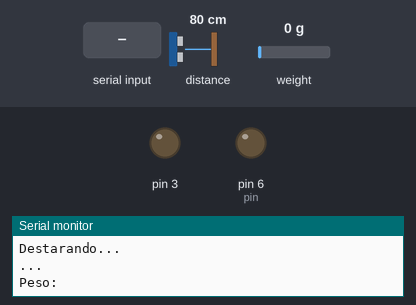
Recording of a sketch running on a simulated Arduino Uno, built with avr-gcc and run on an emulated ATmega328P. On the bench: output pins drawn as LEDs (lit = HIGH), the last lines printed to the serial monitor. The test bench sets the inputs (shaded band); at power-on: distance to the obstacle 80 cm, weight on the scale 0 g.

Above: at 3.3 s.
3.4 s: "90,45\n" received over Serial
8.9 s: distance to the obstacle set to 69 cm
15.3 s: distance to the obstacle set to 60 cm
At 16.12 s:
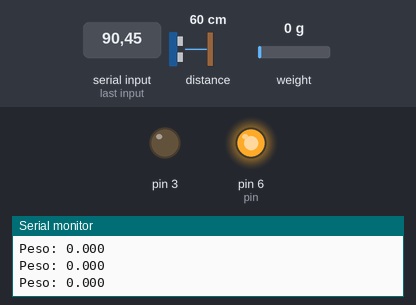
18.8 s: distance to the obstacle set to 2 cm
At 19.59 s:
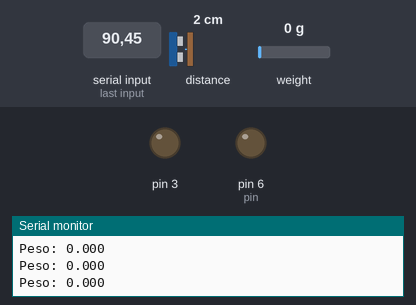
22.3 s: distance to the obstacle set to 6 cm
At 23.06 s:
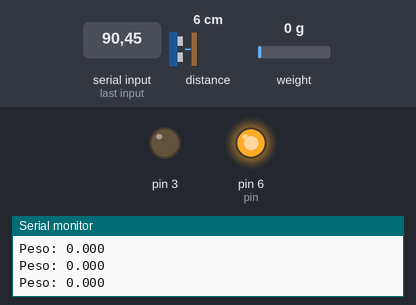
Timing chart, 0 to 25.3 s (numbered marks = the images above; inputs shaded):
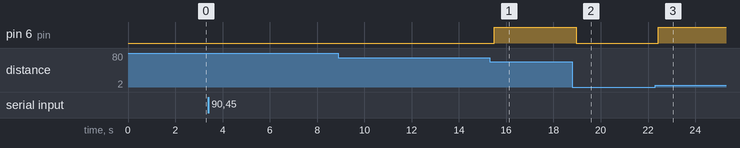

Measured:
- the behaviour switches between 65 and 64 cm on distance to the obstacle (found by bisection; images 0 and 1)
- the behaviour switches between 4 and 5 cm on distance to the obstacle (found by bisection; images 2 and 3)
- after the input at 15.3 s, pin 6 (pin): LOW → HIGH after 0.20 s
- after the input at 18.8 s, pin 6 (pin): HIGH → LOW after 0.17 s
- after the input at 22.3 s, pin 6 (pin): LOW → HIGH after 0.14 s

The sketch:

Motor_Code7.ino
```cpp
#include <Wire.h>
#include "Adafruit_VL6180X.h"
#include "HX711.h"

const int DOUT=A1;
const int CLK=A0;

HX711 balanza;

Adafruit_VL6180X vl = Adafruit_VL6180X();

const int pin = 6;
int option;
int i;
int j;
int Setpoint;

void setup() {
  Serial.begin(9600);
  pinMode(pin, OUTPUT);
  pinMode(3, OUTPUT);

  while (!Serial) {
    delay(1);
  }

  Serial.println("Adafruit VL6180x test!");
  if (! vl.begin()) {
    Serial.println("Failed to find sensor");
    while (1);
  }
  Serial.println("Sensor found!");

  balanza.begin(DOUT, CLK);
  Serial.print("Lectura del valor del ADC:  ");
  Serial.println(balanza.read());
  Serial.println("No ponga ningun  objeto sobre la balanza");
  Serial.println("Destarando...");
  Serial.println("...");
  balanza.set_scale(128275); // Establecemos la escala
  balanza.tare(20);  //El peso actual es considerado Tara.
}

void loop() {

  Serial.print("Peso: ");
  Serial.print(balanza.get_units(20),3);
  Serial.println(" kg");
  delay(10);

  float lux = vl.readLux(VL6180X_ALS_GAIN_5);

  //Serial.print("Lux: "); Serial.println(lux);

  uint8_t range = vl.readRange() + 10 - 54;
  uint8_t status = vl.readRangeStatus();

  if (status == VL6180X_ERROR_NONE) {
    Serial.print("Range: "); Serial.println(range);
  }

  if (Serial.available()) {
    int distancia = Serial.parseInt();

    while (distancia == 0) {
      distancia = Serial.parseInt();
      range = vl.readRange() + 10 - 54;
      Serial.print("Range: "); Serial.println(range);

       //Serial.print("Peso: ");
      Serial.print(balanza.get_units(20),3);
      Serial.println("");
      //Serial.println(" kg");
    }

    Serial.print("Distancia introducida = ");
    Serial.println(distancia);

    for (j = 0; j < 4; j++) {
      //if(range > 250){
      //  range = -range;
      //}
      while (distancia > range - 2) {
        analogWrite(pin, 255);
        digitalWrite(3, HIGH);   // poner el Pin en HIGH
        delay(5);               // esperar un segundo
        digitalWrite(3, LOW);    // poner el Pin en LOW
        //delay(10);               // esperar un segundo
        range = vl.readRange() + 10 - 55;
        //Serial.print("Range: "); Serial.println(range);
        //if(range > 250){
        //  range = -range;
        //}

         Serial.print("Peso: ");
         Serial.print(balanza.get_units(1),3);
         Serial.println("");
         //Serial.println(" kg");
      }
      while (distancia < range + 2) {
        analogWrite(pin, 0);
        digitalWrite(3, HIGH);   // poner el Pin en HIGH
        delay(5);               // esperar un segundo
        digitalWrite(3, LOW);    // poner el Pin en LOW
        //delay(10);               // esperar un segundo
        range = vl.readRange() + 10 - 53;
        //Serial.print("Range: "); Serial.println(range);
        //if(range > 250){
        //  range = -range;
        //}

         Serial.print("Peso: ");
         Serial.print(balanza.get_units(1),3);
         Serial.println("");
         //Serial.println(" kg");
      }
    }
  }
}
```
